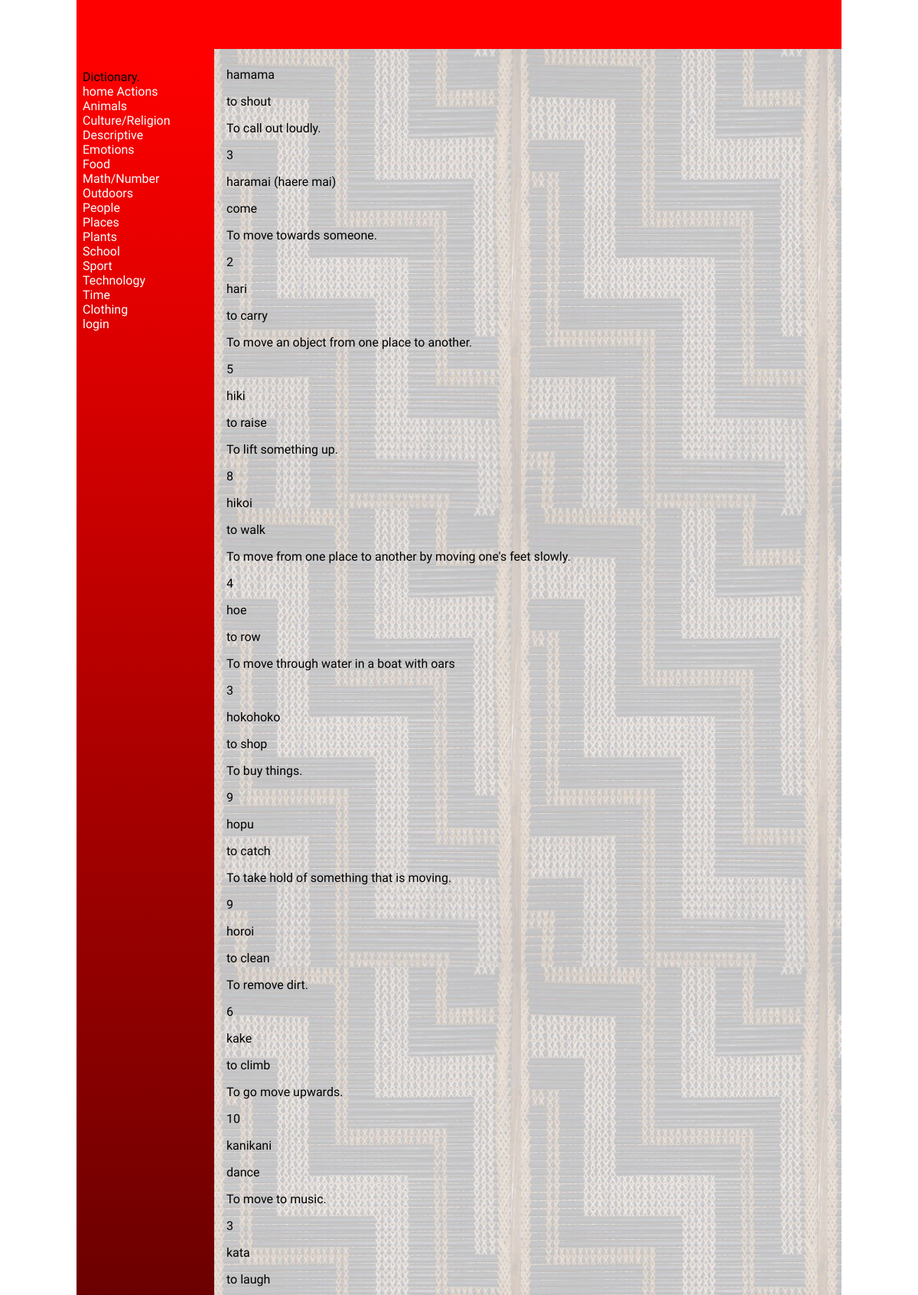
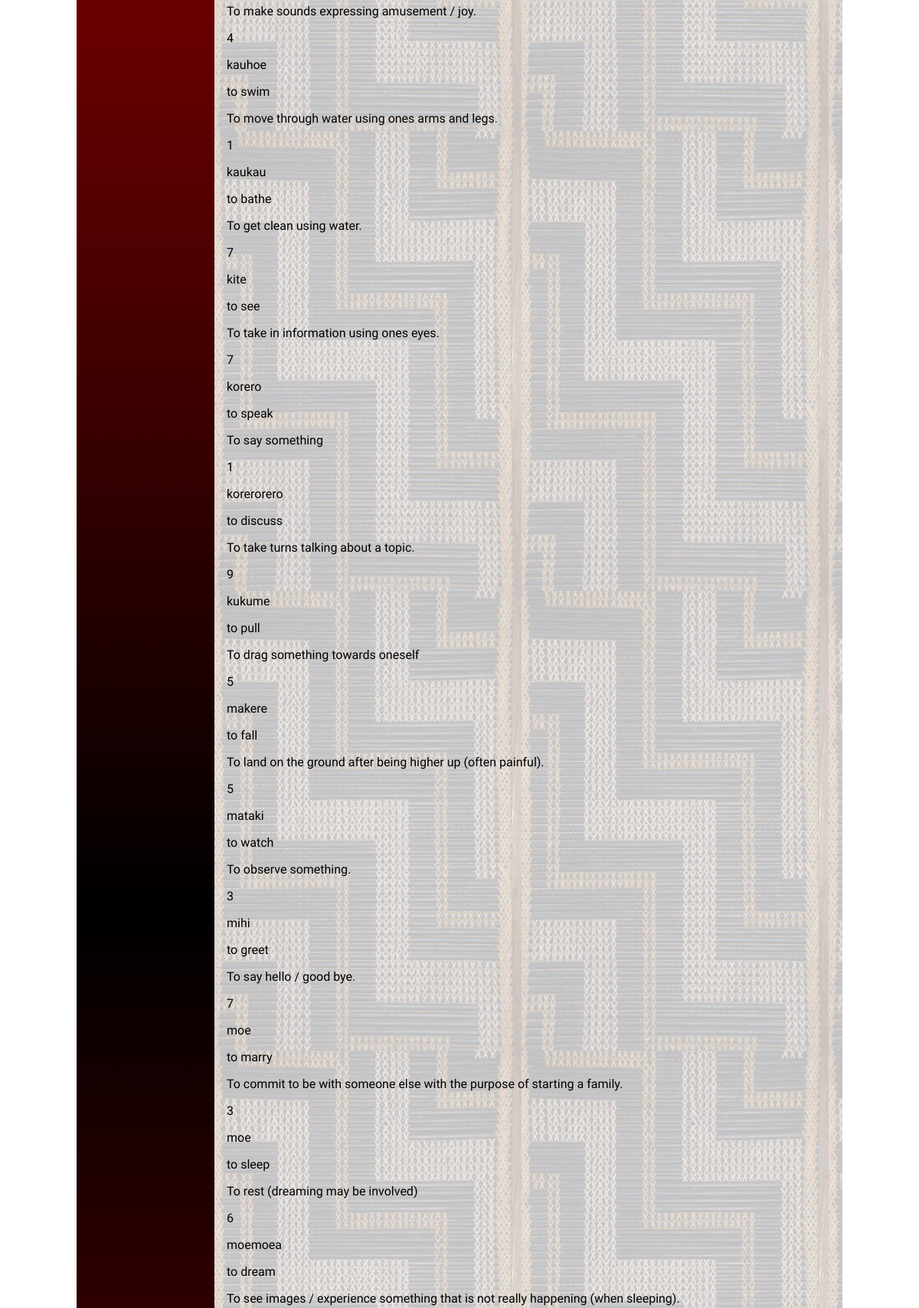
Page /category/1 (upper part) on the committed database (2 pictures, top to bottom).
### tables this page shows
CREATE TABLE categories
(
    id       integer
        primary key autoincrement,
    category varchar(30)
);

CREATE TABLE "vocab_list"
(
    id                  integer
        primary key autoincrement,
    maori_word          varchar default 30,
    english_translation varchar default 30,
    category            varchar default 30,
    definition          varchar default 500,
    level               integer,
    last_edited_time    date,
    last_edited_user    varchar default 30
);

### flaskProject/app.py (the view)
@app.route('/category/<cat_id>')
def render_words(cat_id):
    con = create_connection(DATABASE)
    cur = con.cursor()
    query = "SELECT * FROM vocab_list WHERE category = ?"
    cur.execute(query, (cat_id, ))
    words_list = cur.fetchall()
    return render_template('dictionary.html', logged_in=logged_in_checker(), categories=get_all_category(), words=words_list)

### flaskProject/app.py (called while the page is built)
def create_connection(db_file):
    try:
        connection = sqlite3.connect(db_file)
        return connection
    except Error as e:
        print(e)
    return None

def logged_in_checker():
    if session.get('email') is None:
        return None
    elif session.get('user_type') == 1:
        return 0
    elif session.get('user_type') == 2:
        return 1

def get_all_category():
    con = create_connection(DATABASE)
    cur = con.cursor()
    query = "SELECT * FROM categories"
    cur.execute(query, )
    return cur.fetchall()

### flaskProject/templates/dictionary.html (shortened to what this page needs)
{% extends "base.html" %}
{% block main %}
{% for word in words %}
<div class="word-block">
    <p>{{ word[1] }}</p>
    <p>{{ word[2] }}</p>
    <p>{{ word[4] }}</p>
    <p>{{ word[5] }}</p>
</div>
{% endfor %}
{% endblock %}

### flaskProject/templates/base.html (shortened to what this page needs)
<!doctype html>
<html lang="en">
<head>
	<link href="{{ url_for('static', filename='css/style.css') }}" rel="stylesheet">
</head>
<body>
	<div id="container">
		<header>
			<h1>{% block heading %}{% endblock %}</h1>
		</header>
		<nav>
			<div class="container">
				<div class="navbar-brand">Dictionary.</div>
					<div class="navbar-links">
						<a href="/">home</a>
                        {% for category in categories %}
                        <a href="/category/{{ category[0] }}">{{ category[1] }}</a><br>
                        {% endfor %}
						{% if logged_in == None %}
						<a href="/login">login</a>
						{% else %}
						<a href="/login">login</a>
						{%endif%}
					</div>
			</div>
		</nav>
		<main>
            {% block main%}{% endblock %}
        </main>
	</div>
</body>
</html>

### flaskProject/static/css/style.css (style rules this page uses)
* { font-family: Comfortaa, sans-serif; margin: 0; padding: 0; box-sizing: border-box; }
#container { display: grid; grid-template-columns: 75px auto; grid-template-areas: 'nav header' 'main main' 'footer footer'; }
header { grid-area: header; background-color: #f00; padding: 1rem; }
nav { grid-area: nav; }
main { grid-area: main; padding: 1rem; background-color: #edd; }
h1, h2, h3, h4 { padding: 1rem 0; font-family: 'Suez One', serif; color: #000; text-shadow: 2px 2px 4px #fff; }
p { padding: 0.5rem 0; }
a { color: #222; }
@media only screen and (min-width: 768px) { #container { grid-template-columns: 180px auto; grid-template-areas: 'header header' 'nav main' 'footer footer'; } }
@media only screen and (min-width: 768px) { nav { background: linear-gradient(180deg, rgba(255,0,0,1) 0%, rgba(0, 0, 0, 1) 50%, rgba(255,0,0,1) 100%); padding: 0.5rem; } }
@media only screen and (min-width: 768px) { nav a { color: #fff; text-decoration: none; } }
@media only screen and (min-width: 768px) { main { background-image: url('/poutama.jpg'); } }
@media only screen and (min-width: 1000px) { #container { width: 1000px; margin: auto; } }

### rows in the picture
categories: category "Actions"
categories: category "Animals"
categories: category "Culture/Religion"
categories: category "Descriptive"
categories: category "Emotions"
categories: category "Food"
categories: category "Math/Number"
categories: category "Outdoors"
categories: category "People"
categories: category "Places"
categories: category "Plants"
categories: category "School"
categories: category "Sport"
categories: category "Technology"
categories: category "Time"
categories: category "Clothing"
vocab_list: maori_word "hamama", english_translation "to shout", definition "To call out loudly.", level "3"
vocab_list: maori_word "haramai (haere mai)", english_translation "come", definition "To move towards someone.", level "2"
vocab_list: maori_word "hari", english_translation "to carry", definition "To move an object from one place to another.", level "5"
vocab_list: maori_word "hiki", english_translation "to raise", definition "To lift something up.", level "8"
vocab_list: maori_word "hikoi", english_translation "to walk", definition "To move from one place to another by moving one's feet slowly.", level "4"
vocab_list: maori_word "hoe", english_translation "to row", definition "To move through water in a boat with oars", level "3"
vocab_list: maori_word "hokohoko", english_translation "to shop", definition "To buy things.", level "9"
vocab_list: maori_word "hopu", english_translation "to catch", definition "To take hold of something that is moving.", level "9"
vocab_list: maori_word "horoi", english_translation "to clean", definition "To remove dirt.", level "6"
vocab_list: maori_word "kake", english_translation "to climb", definition "To go move upwards.", level "10"
vocab_list: maori_word "kanikani", english_translation "dance", definition "To move to music.", level "3"
vocab_list: maori_word "kata", english_translation "to laugh", definition "To make sounds expressing amusement / joy.", level "4"
vocab_list: maori_word "kauhoe", english_translation "to swim", definition "To move through water using ones arms and legs.", level "1"
vocab_list: maori_word "kaukau", english_translation "to bathe", definition "To get clean using water.", level "7"
vocab_list: maori_word "kite", english_translation "to see", definition "To take in information using ones eyes.", level "7"
vocab_list: maori_word "korero", english_translation "to speak", definition "To say something", level "1"
vocab_list: maori_word "korerorero", english_translation "to discuss", definition "To take turns talking about a topic.", level "9"
vocab_list: maori_word "kukume", english_translation "to pull", definition "To drag something towards oneself", level "5"
vocab_list: maori_word "makere", english_translation "to fall", definition "To land on the ground after being higher up (often painful).", level "5"
vocab_list: maori_word "mataki", english_translation "to watch", definition "To observe something.", level "3"
vocab_list: maori_word "mihi", english_translation "to greet", definition "To say hello / good bye.", level "7"
vocab_list: maori_word "moe", english_translation "to marry", definition "To commit to be with someone else with the purpose of starting a family.", level "3"
vocab_list: maori_word "moe", english_translation "to sleep", definition "To rest (dreaming may be involved)", level "6"
vocab_list: maori_word "moemoea", english_translation "to dream", definition "To see images / experience something that is not really happening (when sleeping)."
